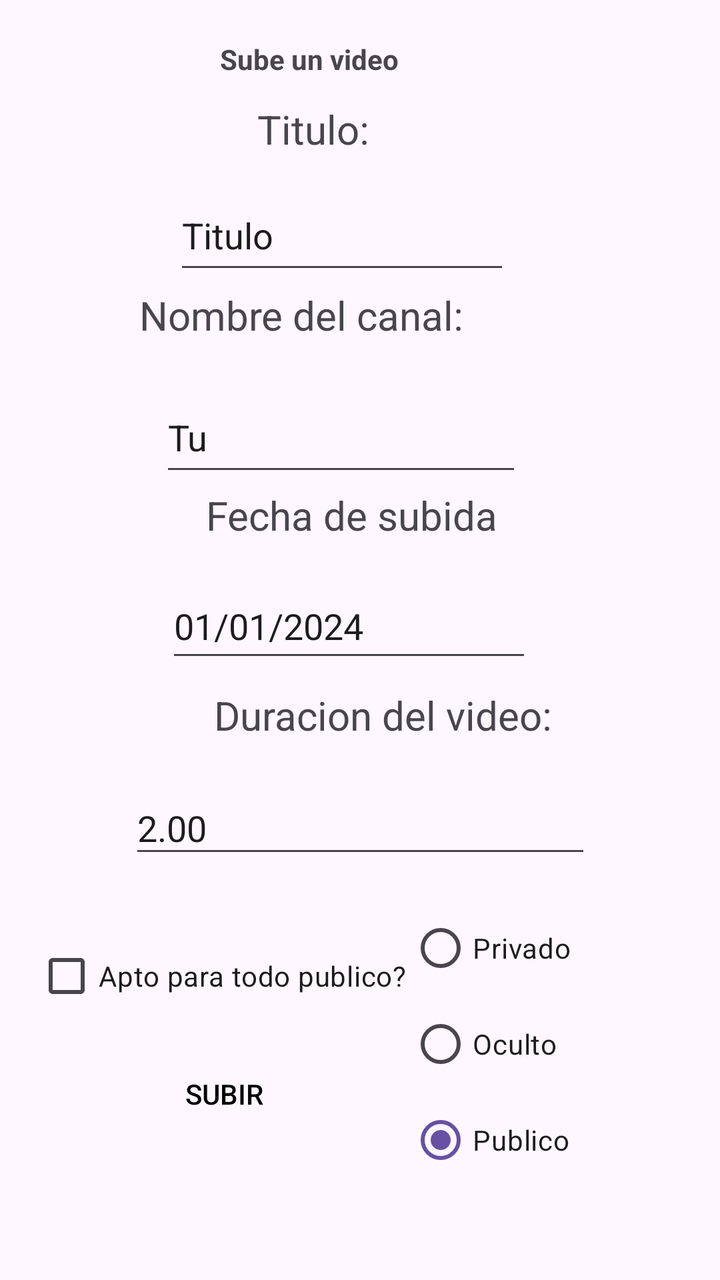
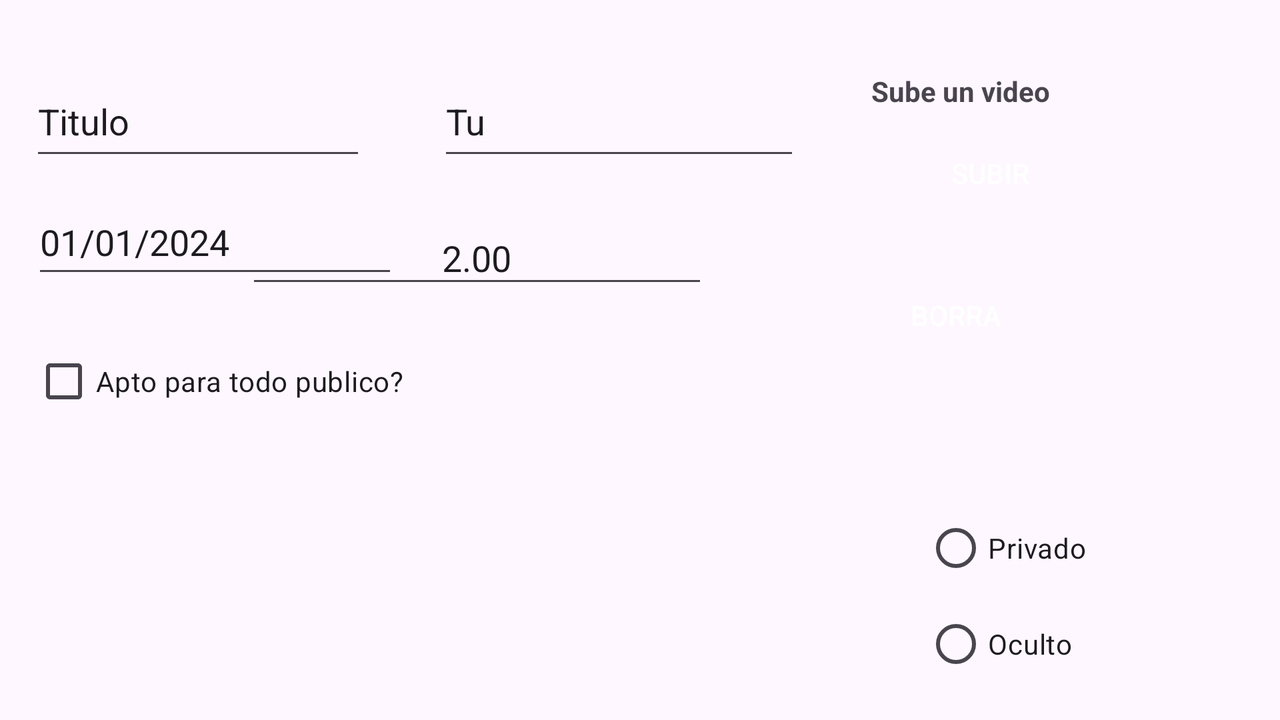

The same Android screen from two of the app's own layout files: first res/layout/ as a phone draws it, then the author's variant for another configuration, drawn on a device whose configuration selects that folder. Both files follow.
<!-- AndroidManifest.xml: application theme Theme.MyBasicEx -->
<!-- res/layout/fg_form_ex.xml -->
<?xml version="1.0" encoding="utf-8"?>
<androidx.constraintlayout.widget.ConstraintLayout xmlns:android="http://schemas.android.com/apk/res/android"
    xmlns:app="http://schemas.android.com/apk/res-auto"
    xmlns:tools="http://schemas.android.com/tools"
    android:layout_width="match_parent"
    android:layout_height="match_parent">

    <TextView
        android:id="@+id/textView"
        android:layout_width="wrap_content"
        android:layout_height="wrap_content"
        android:layout_marginStart="151dp"
        android:layout_marginTop="20dp"
        android:layout_marginEnd="202dp"
        android:text="Sube un video"
        android:textStyle="bold"
        app:layout_constraintEnd_toEndOf="parent"
        app:layout_constraintStart_toStartOf="parent"
        app:layout_constraintTop_toTopOf="parent" />

    <EditText
        android:id="@+id/edtTitulo"
        android:layout_width="168dp"
        android:layout_height="52dp"
        android:layout_marginStart="91dp"
        android:layout_marginTop="12dp"
        android:layout_marginEnd="110dp"
        android:ems="10"
        android:hint="TITULO"
        android:inputType="text"
        android:minHeight="48dp"
        android:text="Titulo"
        app:layout_constraintEnd_toEndOf="parent"
        app:layout_constraintHorizontal_bias="0.465"
        app:layout_constraintStart_toStartOf="parent"
        app:layout_constraintTop_toBottomOf="@+id/textView2" />

    <EditText
        android:id="@+id/edtCanal"
        android:layout_width="181dp"
        android:layout_height="52dp"
        android:layout_marginStart="91dp"
        android:layout_marginTop="20dp"
        android:layout_marginEnd="110dp"
        android:ems="10"
        android:minHeight="48dp"
        android:text="Tu"
        android:clickable="true"
        android:focusable="false"
        android:inputType="none"
        android:textIsSelectable="false"
        app:layout_constraintEnd_toEndOf="parent"
        app:layout_constraintHorizontal_bias="0.513"
        app:layout_constraintStart_toStartOf="parent"
        app:layout_constraintTop_toBottomOf="@+id/textView3" />

    <Button
        android:id="@+id/btnSig"
        android:layout_width="wrap_content"
        android:layout_height="wrap_content"
        android:layout_marginStart="68dp"
        android:layout_marginEnd="52dp"
        android:background="@color/red"
        android:backgroundTint="@color/red"
        android:text="Subir"
        android:textColor="@color/black"
        app:layout_constraintBottom_toBottomOf="parent"
        app:layout_constraintEnd_toStartOf="@+id/radioGroup"
        app:layout_constraintHorizontal_bias="0.0"
        app:layout_constraintStart_toStartOf="parent"
        app:layout_constraintTop_toBottomOf="@+id/chkPublico"
        app:layout_constraintVertical_bias="0.137" />

    <TextView
        android:id="@+id/textView2"
        android:layout_width="wrap_content"
        android:layout_height="wrap_content"
        android:layout_marginStart="155dp"
        android:layout_marginTop="12dp"
        android:layout_marginEnd="200dp"
        android:text="Titulo:"
        android:textSize="20sp"
        app:layout_constraintEnd_toEndOf="parent"
        app:layout_constraintHorizontal_bias="0.517"
        app:layout_constraintStart_toStartOf="parent"
        app:layout_constraintTop_toBottomOf="@+id/textView" />

    <TextView
        android:id="@+id/textView3"
        android:layout_width="wrap_content"
        android:layout_height="wrap_content"
        android:layout_marginStart="168dp"
        android:layout_marginTop="144dp"
        android:layout_marginEnd="186dp"
        android:text="Nombre del canal:"
        android:textSize="20sp"
        app:layout_constraintEnd_toEndOf="parent"
        app:layout_constraintHorizontal_bias="0.631"
        app:layout_constraintStart_toStartOf="parent"
        app:layout_constraintTop_toTopOf="parent" />

    <TextView
        android:id="@+id/textView4"
        android:layout_width="wrap_content"
        android:layout_height="wrap_content"
        android:layout_marginStart="155dp"
        android:layout_marginTop="244dp"
        android:layout_marginEnd="174dp"
        android:text="Fecha de subida"
        android:textSize="20sp"
        app:layout_constraintEnd_toEndOf="parent"
        app:layout_constraintHorizontal_bias="0.454"
        app:layout_constraintStart_toStartOf="parent"
        app:layout_constraintTop_toTopOf="parent" />

    <EditText
        android:id="@+id/editTextNumberDecimal"
        android:layout_width="231dp"
        android:layout_height="43dp"
        android:layout_marginTop="20dp"
        android:ems="10"
        android:hint="Duracion"
        android:inputType="numberDecimal"
        android:minHeight="48dp"
        android:text="2.00"
        app:layout_constraintEnd_toEndOf="parent"
        app:layout_constraintHorizontal_bias="0.5"
        app:layout_constraintStart_toStartOf="parent"
        app:layout_constraintTop_toBottomOf="@+id/textView5" />

    <TextView
        android:id="@+id/textView5"
        android:layout_width="wrap_content"
        android:layout_height="wrap_content"
        android:layout_marginStart="146dp"
        android:layout_marginTop="344dp"
        android:layout_marginEnd="146dp"
        android:text="Duracion del video:"
        android:textSize="20sp"
        app:layout_constraintEnd_toEndOf="parent"
        app:layout_constraintHorizontal_bias="0.388"
        app:layout_constraintStart_toStartOf="parent"
        app:layout_constraintTop_toTopOf="parent" />

    <CheckBox
        android:id="@+id/chkPublico"
        android:layout_width="wrap_content"
        android:layout_height="wrap_content"
        android:layout_marginStart="28dp"
        android:layout_marginTop="464dp"
        android:layout_marginEnd="289dp"
        android:minHeight="48dp"
        android:text="Apto para todo publico?"
        app:layout_constraintEnd_toEndOf="parent"
        app:layout_constraintHorizontal_bias="0.076"
        app:layout_constraintStart_toStartOf="parent"
        app:layout_constraintTop_toTopOf="parent"
        tools:ignore="MissingConstraints" />

    <RadioGroup
        android:id="@+id/radioGroup"
        android:layout_width="138dp"
        android:layout_height="0dp"
        android:layout_marginTop="450dp"
        app:layout_constraintEnd_toEndOf="parent"
        app:layout_constraintHorizontal_bias="0.92"
        app:layout_constraintStart_toStartOf="parent"
        app:layout_constraintTop_toTopOf="parent">

        <RadioButton
            android:id="@+id/rdbPrivado"
            android:layout_width="match_parent"
            android:layout_height="wrap_content"
            android:minHeight="48dp"
            android:text="Privado" />

        <RadioButton
            android:id="@+id/rdbOculto"
            android:layout_width="match_parent"
            android:layout_height="wrap_content"
            android:minHeight="48dp"
            android:text="Oculto" />

        <RadioButton
            android:id="@+id/rdbPublico"
            android:layout_width="match_parent"
            android:layout_height="wrap_content"
            android:checked="true"
            android:minHeight="48dp"
            android:text="Publico" />
    </RadioGroup>

    <EditText
        android:id="@+id/editTextDate"
        android:layout_width="183dp"
        android:layout_height="49dp"
        android:layout_marginTop="16dp"
        android:ems="10"
        android:hint="Fecha"
        android:inputType="date"
        android:minHeight="48dp"
        android:text="01/01/2024"
        app:layout_constraintEnd_toEndOf="parent"
        app:layout_constraintHorizontal_bias="0.468"
        app:layout_constraintStart_toStartOf="parent"
        app:layout_constraintTop_toBottomOf="@+id/textView4" />

</androidx.constraintlayout.widget.ConstraintLayout>
<!-- resources referenced by this layout -->
<resources>
  <!-- from res/values-v23/ -->
  <style name="Theme.MyBasicEx" parent="Base.Theme.MyBasicEx">
          
          <item name="android:navigationBarColor">@android:color/transparent</item>
          <item name="android:statusBarColor">@android:color/transparent</item>
          <item name="android:windowLightStatusBar">?attr/isLightTheme</item>
      </style>
  <style name="Base.Theme.MyBasicEx" parent="Theme.Material3.DayNight.NoActionBar">
          
          
      </style>
</resources>
<!-- res/layout-land/fg_form_ex.xml (the author's variant of the layout above) -->
<!-- drawn on the phone turned sideways -->
<?xml version="1.0" encoding="utf-8"?>
<androidx.constraintlayout.widget.ConstraintLayout xmlns:android="http://schemas.android.com/apk/res/android"
    xmlns:app="http://schemas.android.com/apk/res-auto"
    xmlns:tools="http://schemas.android.com/tools"
    android:layout_width="match_parent"
    android:layout_height="match_parent">

    <TextView
        android:id="@+id/textView"
        android:layout_width="wrap_content"
        android:layout_height="wrap_content"
        android:layout_marginTop="36dp"
        android:layout_marginEnd="115dp"
        android:text="Sube un video"
        android:textStyle="bold"
        app:layout_constraintEnd_toEndOf="parent"
        app:layout_constraintTop_toTopOf="parent" />

    <EditText
        android:id="@+id/edtTitulo"
        android:layout_width="168dp"
        android:layout_height="52dp"
        android:layout_marginStart="15dp"
        android:layout_marginTop="33dp"
        android:layout_marginEnd="21dp"
        android:ems="10"
        android:hint="TITULO"
        android:inputType="text"
        android:minHeight="48dp"
        android:text="Titulo"
        app:layout_constraintEnd_toStartOf="@+id/edtCanal"
        app:layout_constraintHorizontal_bias="0.26"
        app:layout_constraintStart_toStartOf="parent"
        app:layout_constraintTop_toTopOf="parent" />

    <EditText
        android:id="@+id/edtCanal"
        android:layout_width="181dp"
        android:layout_height="52dp"
        android:layout_marginStart="36dp"
        android:layout_marginTop="33dp"
        android:clickable="true"
        android:ems="10"
        android:focusable="false"
        android:inputType="none"
        android:minHeight="48dp"
        android:text="Tu"
        android:textIsSelectable="false"
        app:layout_constraintStart_toEndOf="@+id/edtTitulo"
        app:layout_constraintTop_toTopOf="parent" />

    <Button
        android:id="@+id/btnSig"
        android:layout_width="86dp"
        android:layout_height="49dp"
        android:layout_marginTop="7dp"
        android:background="@color/red"
        android:backgroundTint="@color/red"
        android:text="Subir"
        android:textColor="@color/white"
        app:layout_constraintEnd_toEndOf="parent"
        app:layout_constraintHorizontal_bias="0.816"
        app:layout_constraintStart_toStartOf="parent"
        app:layout_constraintTop_toBottomOf="@+id/textView" />

    <EditText
        android:id="@+id/edtDuracion"
        android:layout_width="231dp"
        android:layout_height="43dp"
        android:layout_marginStart="3dp"
        android:layout_marginTop="21dp"
        android:layout_marginEnd="108dp"
        android:ems="10"
        android:hint="Duracion"
        android:inputType="numberDecimal"
        android:minHeight="48dp"
        android:text="2.00"
        android:textAlignment="center"
        app:layout_constraintEnd_toStartOf="@+id/radioGroup"
        app:layout_constraintHorizontal_bias="1.0"
        app:layout_constraintStart_toEndOf="@+id/edtDate"
        app:layout_constraintTop_toBottomOf="@+id/edtCanal" />

    <CheckBox
        android:id="@+id/chkPublico"
        android:layout_width="wrap_content"
        android:layout_height="wrap_content"
        android:layout_marginStart="16dp"
        android:layout_marginTop="25dp"
        android:layout_marginBottom="172dp"
        android:minHeight="48dp"
        android:text="Apto para todo publico?"
        app:layout_constraintBottom_toBottomOf="parent"
        app:layout_constraintStart_toStartOf="parent"
        app:layout_constraintTop_toBottomOf="@+id/edtDate"
        app:layout_constraintVertical_bias="0.089999974"
        tools:ignore="MissingConstraints" />

    <RadioGroup
        android:id="@+id/radioGroup"
        android:layout_width="138dp"
        android:layout_height="0dp"
        android:layout_marginTop="250dp"
        app:layout_constraintEnd_toEndOf="parent"
        app:layout_constraintHorizontal_bias="0.92"
        app:layout_constraintStart_toStartOf="parent"
        app:layout_constraintTop_toTopOf="parent">

        <RadioButton
            android:id="@+id/rdbPrivado"
            android:layout_width="match_parent"
            android:layout_height="wrap_content"
            android:minHeight="48dp"
            android:text="Privado" />

        <RadioButton
            android:id="@+id/rdbOculto"
            android:layout_width="match_parent"
            android:layout_height="wrap_content"
            android:minHeight="48dp"
            android:text="Oculto" />

        <RadioButton
            android:id="@+id/rdbPublico"
            android:layout_width="match_parent"
            android:layout_height="wrap_content"
            android:checked="true"
            android:minHeight="48dp"
            android:text="Publico" />
    </RadioGroup>

    <EditText
        android:id="@+id/edtDate"
        android:layout_width="183dp"
        android:layout_height="49dp"
        android:layout_marginStart="16dp"
        android:layout_marginTop="10dp"
        android:ems="10"
        android:hint="Fecha"
        android:inputType="date"
        android:minHeight="48dp"
        android:text="01/01/2024"
        app:layout_constraintStart_toStartOf="parent"
        app:layout_constraintTop_toBottomOf="@+id/edtTitulo" />

    <Button
        android:id="@+id/btnBorrar"
        android:layout_width="86dp"
        android:layout_height="61dp"
        android:layout_marginTop="16dp"
        android:layout_marginEnd="119dp"
        android:background="@color/red"
        android:text="Borra"
        android:textColor="@color/white"
        app:layout_constraintEnd_toEndOf="parent"
        app:layout_constraintTop_toBottomOf="@+id/btnSig" />

</androidx.constraintlayout.widget.ConstraintLayout>
